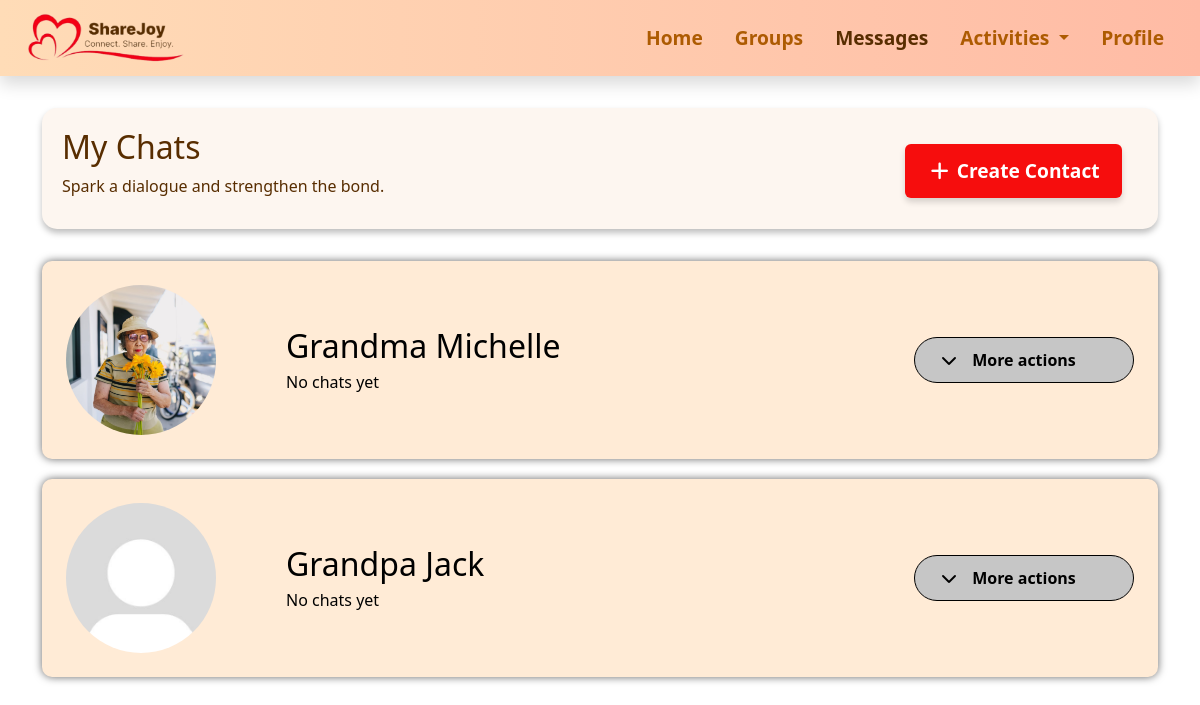
The page /messages on the database its author committed.
### messages.py (models this page shows)
class Contact(db.Model):
    __tablename__ = 'contact'
    id = db.Column(db.Integer, primary_key=True)
    name = db.Column(db.String(100), nullable=False)
    phone = db.Column(db.String(20))
    short_desc = db.Column(db.String(120))
    image_url = db.Column(db.String(200))
    messages = db.relationship("Message", backref="contact", lazy=True)

### app.py (the view)
@app.route("/messages")
def messages():
    contacts = Contact.query.all()
    for c in contacts:
        last_msg = (
            Message.query.filter_by(contact_id=c.id)
            .order_by(Message.timestamp.desc())
            .first()
        )
        c.last_chat = last_msg.timestamp if last_msg else None
    return render_template("messages.html", contacts=contacts, title="Messages")

### templates/messages.html (shortened to what this page needs)
{% extends "base.html" %}
{% block extra_css %}
<link rel="stylesheet" href="{{ url_for('static', filename='css/messages.css') }}">
{% endblock %}
{% block content %}
<div class="section-box d-flex flex-column flex-md-row justify-content-between align-items-start align-items-md-center">
  <div>
    <h1>My Chats</h1>
    <p>Spark a dialogue and strengthen the bond.</p>
  </div>
  <a href="{{ url_for('create_contact') }}"class="btn btn-danger contact-btn mt-2 mt-md-0 me-3 fw-semibold">
   <i class="fa-solid fa-plus"></i> Create Contact
  </a>
</div>
{% for contact in contacts %}
<div class="contact-box p-4">
  <div class="d-flex align-items-center justify-content-between w-100">
    <div class="d-flex align-items-center" onclick="window.location.href='{{ url_for('textchat', contact_id=contact.id) }}'">
      <img src="{{ url_for('static', filename=contact.image_url or 'images/default_pfp.jpg') }}"
           alt="Profile Image" class="circle-image">
      <div>
        <h1 class="mb-1 me-5">{{ contact.name }}</h1>
        <p class="mb-0">
          {% if contact.last_chat %}
            Last chatted on {{ contact.last_chat.strftime("%b %d, %Y %H:%M") }}
          {% else %}
            No chats yet
          {% endif %}
        </p>
      </div>
    </div>
    <div class="more-actions-wrapper position-relative">
      <button class="more-actions-toggle d-flex align-items-center justify-content-center position-relative"
              onclick="event.stopPropagation(); toggleDropdown(this)">
        <i class="fa-solid fa-chevron-down chevron-icon position-absolute start-0 ms-4"></i>
        <span class="mx-auto">More actions</span>
      </button>
    </div>
  </div>
</div>
{% endfor %}
{% endblock %}

### static/css/base.css (style rules this page uses)
.section-box { width: 100%; min-height: 100px; color: #582D00; background-color: #FDF6F0; box-shadow: 0 4px 6px rgba(0, 0, 0, 0.256); padding-top: 20px; padding-bottom: 15px; padding-left: 20px; padding-right: 20px; margin: 2rem auto; border-radius: 15px; }
h1 { font-size: 2rem; }
body { color: #582D00; }

### static/css/messages.css (style rules this page uses)
.btn-danger { background: #F60D0D; border: none; box-shadow: 0 4px 6px rgba(0, 0, 0, 0.158); }
.contact-btn { font-size: 1.2rem; padding: 0.8rem 1.4rem; }
.contact-box { width: 100%; min-height: 150px; color: black; background-color: #FFEBD6; box-shadow: 0 0px 8px rgba(0,0,0,0.6); border-radius: 10px; margin: 20px auto; display: flex; flex-direction: column; justify-content: center; align-items: flex-start; }
.circle-image { width: 150px; height: 150px; border-radius: 50%; object-fit: cover; margin-right: 70px; }
.more-actions-wrapper { position: relative; }
.more-actions-toggle { width: 220px; padding: 10px 16px; border-radius: 25px; background-color: #c6c6c6; border: 1px solid black; font-weight: bold; position: relative; }
.chevron-icon { transition: transform 0.2s ease; }

### rows shown on the page
Contact: image_url (picture), name "Grandma Michelle"
Contact: shows a picture, name "Grandpa Jack"
